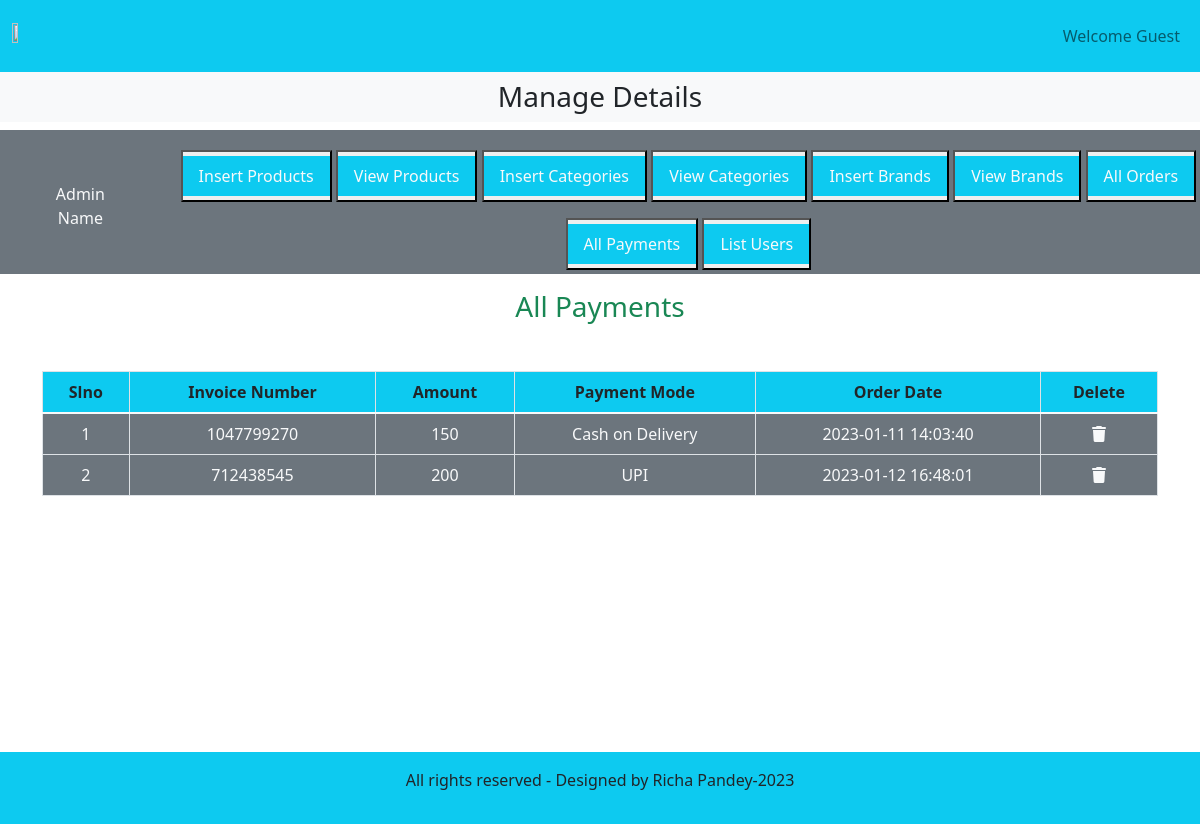
The page /index.php?list_payments on the database its author committed.
### tables this page shows
CREATE TABLE `user_payments` (
  `payment_id` int(11) NOT NULL,
  `order_id` int(11) NOT NULL,
  `invoice_number` int(11) NOT NULL,
  `amount` int(11) NOT NULL,
  `payment_mode` varchar(255) NOT NULL,
  `date` timestamp NOT NULL DEFAULT current_timestamp() ON UPDATE current_timestamp()
);

### list_payments.php (the view, shortened to what this page needs)
<h3 class="text-center text-success mt-3">All Payments</h3>
<table class="table table-bordered mt-5">
    <thead class="bg-info">
    <?php
    $get_payments = "SELECT * FROM `user_payments`";
    $result = mysqli_query($con,$get_payments);
    $row_count = mysqli_num_rows($result);
    if($row_count==0){
         echo "<h2 class='text-danger text-center mt-5'>No Payments Recieved Yet</h2>";
    }else{
        echo "<tr class='text-center'>
            <th>Slno</th>
            <th>Invoice Number</th>
            <th>Amount</th>
            <th>Payment Mode</th>
            <th>Order Date</th>
            <th>Delete</th>
        </tr>
            </thead>
            <tbody class='bg-secondary text-light'>";
        $number = 0;
        while($row_data= mysqli_fetch_assoc($result)){
            $payment_id = $row_data['payment_id'];
            $invoice_number = $row_data['invoice_number'];
            $amount = $row_data['amount'];
            $payment_mode = $row_data['payment_mode'];
            $date = $row_data['date'];
            $number++;
            echo " <tr class='text-center'>
                <td>$number</td>
                <td>$invoice_number</td>
                <td>$amount</td>
                <td>$payment_mode</td>
                <td>$date</td>
                <td><a href='index.php?delete_payment=$payment_id' class='text-light'><i class='fa-solid fa-trash'></i></a></td>
                </tr>";
        }
    }
    ?>
    </tbody>
</table>

### style.css (style rules this page uses)
* { margin: 0; padding: 0; box-sizing: border-box; }
body { overflow-x: hidden; }

### rows shown on the page
user_payments: invoice_number "1047799270", amount "150", payment_mode "Cash on Delivery", date "2023-01-11 14:03:40"
user_payments: invoice_number "712438545", amount "200", payment_mode "UPI", date "2023-01-12 16:48:01"
